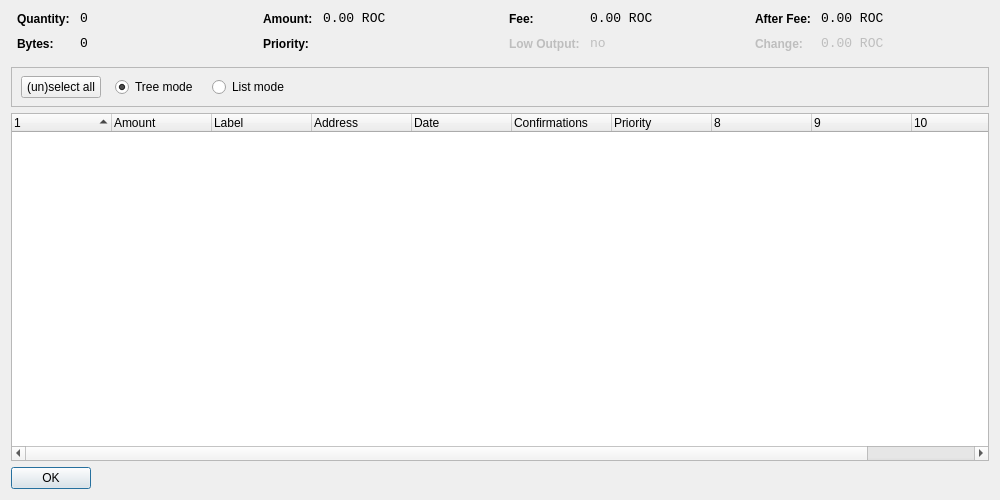
<?xml version="1.0" encoding="UTF-8"?>
<ui version="4.0">
 <class>CoinControlDialog</class>
 <widget class="QDialog" name="CoinControlDialog">
  <property name="geometry">
   <rect>
    <x>0</x>
    <y>0</y>
    <width>1000</width>
    <height>500</height>
   </rect>
  </property>
  <property name="windowTitle">
   <string>Coin Control</string>
  </property>
  <layout class="QVBoxLayout" name="verticalLayout">
   <item>
    <layout class="QHBoxLayout" name="horizontalLayoutTop" stretch="0,0,0,0">
     <property name="topMargin">
      <number>0</number>
     </property>
     <property name="bottomMargin">
      <number>10</number>
     </property>
     <item>
      <layout class="QFormLayout" name="formLayoutCoinControl1">
       <property name="horizontalSpacing">
        <number>10</number>
       </property>
       <property name="verticalSpacing">
        <number>10</number>
       </property>
       <property name="leftMargin">
        <number>6</number>
       </property>
       <property name="rightMargin">
        <number>6</number>
       </property>
       <item row="0" column="0">
        <widget class="QLabel" name="labelCoinControlQuantityText">
         <property name="styleSheet">
          <string notr="true">font-weight:bold;</string>
         </property>
         <property name="text">
          <string>Quantity:</string>
         </property>
        </widget>
       </item>
       <item row="0" column="1">
        <widget class="QLabel" name="labelCoinControlQuantity">
         <property name="font">
          <font>
           <family>Monospace</family>
           <pointsize>10</pointsize>
          </font>
         </property>
         <property name="cursor">
          <cursorShape>IBeamCursor</cursorShape>
         </property>
         <property name="contextMenuPolicy">
          <enum>Qt::ActionsContextMenu</enum>
         </property>
         <property name="text">
          <string notr="true">0</string>
         </property>
         <property name="textInteractionFlags">
          <set>Qt::LinksAccessibleByMouse|Qt::TextSelectableByKeyboard|Qt::TextSelectableByMouse</set>
         </property>
        </widget>
       </item>
       <item row="1" column="0">
        <widget class="QLabel" name="labelCoinControlBytesText">
         <property name="styleSheet">
          <string notr="true">font-weight:bold;</string>
         </property>
         <property name="text">
          <string>Bytes:</string>
         </property>
        </widget>
       </item>
       <item row="1" column="1">
        <widget class="QLabel" name="labelCoinControlBytes">
         <property name="font">
          <font>
           <family>Monospace</family>
           <pointsize>10</pointsize>
          </font>
         </property>
         <property name="cursor">
          <cursorShape>IBeamCursor</cursorShape>
         </property>
         <property name="contextMenuPolicy">
          <enum>Qt::ActionsContextMenu</enum>
         </property>
         <property name="text">
          <string notr="true">0</string>
         </property>
         <property name="textInteractionFlags">
          <set>Qt::LinksAccessibleByMouse|Qt::TextSelectableByKeyboard|Qt::TextSelectableByMouse</set>
         </property>
        </widget>
       </item>
      </layout>
     </item>
     <item>
      <layout class="QFormLayout" name="formLayoutCoinControl2">
       <property name="horizontalSpacing">
        <number>10</number>
       </property>
       <property name="verticalSpacing">
        <number>10</number>
       </property>
       <property name="leftMargin">
        <number>6</number>
       </property>
       <property name="rightMargin">
        <number>6</number>
       </property>
       <item row="0" column="0">
        <widget class="QLabel" name="labelCoinControlAmountText">
         <property name="styleSheet">
          <string notr="true">font-weight:bold;</string>
         </property>
         <property name="text">
          <string>Amount:</string>
         </property>
        </widget>
       </item>
       <item row="0" column="1">
        <widget class="QLabel" name="labelCoinControlAmount">
         <property name="font">
          <font>
           <family>Monospace</family>
           <pointsize>10</pointsize>
          </font>
         </property>
         <property name="cursor">
          <cursorShape>IBeamCursor</cursorShape>
         </property>
         <property name="contextMenuPolicy">
          <enum>Qt::ActionsContextMenu</enum>
         </property>
         <property name="text">
          <string notr="true">0.00 ROC</string>
         </property>
         <property name="textInteractionFlags">
          <set>Qt::LinksAccessibleByMouse|Qt::TextSelectableByKeyboard|Qt::TextSelectableByMouse</set>
         </property>
        </widget>
       </item>
       <item row="1" column="0">
        <widget class="QLabel" name="labelCoinControlPriorityText">
         <property name="styleSheet">
          <string notr="true">font-weight:bold;</string>
         </property>
         <property name="text">
          <string>Priority:</string>
         </property>
        </widget>
       </item>
       <item row="1" column="1">
        <widget class="QLabel" name="labelCoinControlPriority">
         <property name="font">
          <font>
           <family>Monospace</family>
           <pointsize>10</pointsize>
          </font>
         </property>
         <property name="cursor">
          <cursorShape>IBeamCursor</cursorShape>
         </property>
         <property name="contextMenuPolicy">
          <enum>Qt::ActionsContextMenu</enum>
         </property>
         <property name="text">
          <string/>
         </property>
         <property name="textInteractionFlags">
          <set>Qt::LinksAccessibleByMouse|Qt::TextSelectableByKeyboard|Qt::TextSelectableByMouse</set>
         </property>
        </widget>
       </item>
      </layout>
     </item>
     <item>
      <layout class="QFormLayout" name="formLayoutCoinControl3">
       <property name="horizontalSpacing">
        <number>10</number>
       </property>
       <property name="verticalSpacing">
        <number>10</number>
       </property>
       <property name="leftMargin">
        <number>6</number>
       </property>
       <property name="rightMargin">
        <number>6</number>
       </property>
       <item row="0" column="0">
        <widget class="QLabel" name="labelCoinControlFeeText">
         <property name="styleSheet">
          <string notr="true">font-weight:bold;</string>
         </property>
         <property name="text">
          <string>Fee:</string>
         </property>
        </widget>
       </item>
       <item row="0" column="1">
        <widget class="QLabel" name="labelCoinControlFee">
         <property name="font">
          <font>
           <family>Monospace</family>
           <pointsize>10</pointsize>
          </font>
         </property>
         <property name="cursor">
          <cursorShape>IBeamCursor</cursorShape>
         </property>
         <property name="contextMenuPolicy">
          <enum>Qt::ActionsContextMenu</enum>
         </property>
         <property name="text">
          <string notr="true">0.00 ROC</string>
         </property>
         <property name="textInteractionFlags">
          <set>Qt::LinksAccessibleByMouse|Qt::TextSelectableByKeyboard|Qt::TextSelectableByMouse</set>
         </property>
        </widget>
       </item>
       <item row="1" column="0">
        <widget class="QLabel" name="labelCoinControlLowOutputText">
         <property name="enabled">
          <bool>false</bool>
         </property>
         <property name="styleSheet">
          <string notr="true">font-weight:bold;</string>
         </property>
         <property name="text">
          <string>Low Output:</string>
         </property>
        </widget>
       </item>
       <item row="1" column="1">
        <widget class="QLabel" name="labelCoinControlLowOutput">
         <property name="enabled">
          <bool>false</bool>
         </property>
         <property name="font">
          <font>
           <family>Monospace</family>
           <pointsize>10</pointsize>
          </font>
         </property>
         <property name="cursor">
          <cursorShape>IBeamCursor</cursorShape>
         </property>
         <property name="contextMenuPolicy">
          <enum>Qt::ActionsContextMenu</enum>
         </property>
         <property name="text">
          <string notr="true">no</string>
         </property>
         <property name="textInteractionFlags">
          <set>Qt::LinksAccessibleByMouse|Qt::TextSelectableByKeyboard|Qt::TextSelectableByMouse</set>
         </property>
        </widget>
       </item>
      </layout>
     </item>
     <item>
      <layout class="QFormLayout" name="formLayoutCoinControl4">
       <property name="horizontalSpacing">
        <number>10</number>
       </property>
       <property name="verticalSpacing">
        <number>10</number>
       </property>
       <property name="leftMargin">
        <number>6</number>
       </property>
       <property name="rightMargin">
        <number>6</number>
       </property>
       <item row="0" column="0">
        <widget class="QLabel" name="labelCoinControlAfterFeeText">
         <property name="styleSheet">
          <string notr="true">font-weight:bold;</string>
         </property>
         <property name="text">
          <string>After Fee:</string>
         </property>
        </widget>
       </item>
       <item row="0" column="1">
        <widget class="QLabel" name="labelCoinControlAfterFee">
         <property name="font">
          <font>
           <family>Monospace</family>
           <pointsize>10</pointsize>
          </font>
         </property>
         <property name="cursor">
          <cursorShape>IBeamCursor</cursorShape>
         </property>
         <property name="contextMenuPolicy">
          <enum>Qt::ActionsContextMenu</enum>
         </property>
         <property name="text">
          <string notr="true">0.00 ROC</string>
         </property>
         <property name="textInteractionFlags">
          <set>Qt::LinksAccessibleByMouse|Qt::TextSelectableByKeyboard|Qt::TextSelectableByMouse</set>
         </property>
        </widget>
       </item>
       <item row="1" column="0">
        <widget class="QLabel" name="labelCoinControlChangeText">
         <property name="enabled">
          <bool>false</bool>
         </property>
         <property name="styleSheet">
          <string notr="true">font-weight:bold;</string>
         </property>
         <property name="text">
          <string>Change:</string>
         </property>
        </widget>
       </item>
       <item row="1" column="1">
        <widget class="QLabel" name="labelCoinControlChange">
         <property name="enabled">
          <bool>false</bool>
         </property>
         <property name="font">
          <font>
           <family>Monospace</family>
           <pointsize>10</pointsize>
          </font>
         </property>
         <property name="cursor">
          <cursorShape>IBeamCursor</cursorShape>
         </property>
         <property name="contextMenuPolicy">
          <enum>Qt::ActionsContextMenu</enum>
         </property>
         <property name="text">
          <string notr="true">0.00 ROC</string>
         </property>
         <property name="textInteractionFlags">
          <set>Qt::LinksAccessibleByMouse|Qt::TextSelectableByKeyboard|Qt::TextSelectableByMouse</set>
         </property>
        </widget>
       </item>
      </layout>
     </item>
    </layout>
   </item>
   <item>
    <widget class="QFrame" name="frame">
     <property name="minimumSize">
      <size>
       <width>0</width>
       <height>40</height>
      </size>
     </property>
     <property name="frameShape">
      <enum>QFrame::StyledPanel</enum>
     </property>
     <property name="frameShadow">
      <enum>QFrame::Sunken</enum>
     </property>
     <widget class="QWidget" name="horizontalLayoutWidget">
      <property name="geometry">
       <rect>
        <x>10</x>
        <y>0</y>
        <width>781</width>
        <height>41</height>
       </rect>
      </property>
      <layout class="QHBoxLayout" name="horizontalLayoutPanel" stretch="0,0,0,0,0">
       <property name="spacing">
        <number>14</number>
       </property>
       <item>
        <widget class="QPushButton" name="pushButtonSelectAll">
         <property name="sizePolicy">
          <sizepolicy hsizetype="Maximum" vsizetype="Fixed">
           <horstretch>0</horstretch>
           <verstretch>0</verstretch>
          </sizepolicy>
         </property>
         <property name="text">
          <string>(un)select all</string>
         </property>
        </widget>
       </item>
       <item>
        <widget class="QRadioButton" name="radioTreeMode">
         <property name="sizePolicy">
          <sizepolicy hsizetype="Maximum" vsizetype="Fixed">
           <horstretch>0</horstretch>
           <verstretch>0</verstretch>
          </sizepolicy>
         </property>
         <property name="text">
          <string>Tree mode</string>
         </property>
         <property name="checked">
          <bool>true</bool>
         </property>
        </widget>
       </item>
       <item>
        <widget class="QRadioButton" name="radioListMode">
         <property name="sizePolicy">
          <sizepolicy hsizetype="Maximum" vsizetype="Fixed">
           <horstretch>0</horstretch>
           <verstretch>0</verstretch>
          </sizepolicy>
         </property>
         <property name="text">
          <string>List mode</string>
         </property>
        </widget>
       </item>
       <item>
        <spacer name="horizontalSpacer">
         <property name="orientation">
          <enum>Qt::Horizontal</enum>
         </property>
         <property name="sizeHint" stdset="0">
          <size>
           <width>40</width>
           <height>20</height>
          </size>
         </property>
        </spacer>
       </item>
      </layout>
     </widget>
    </widget>
   </item>
   <item>
    <widget class="CoinControlTreeWidget" name="treeWidget">
     <property name="contextMenuPolicy">
      <enum>Qt::CustomContextMenu</enum>
     </property>
     <property name="sortingEnabled">
      <bool>false</bool>
     </property>
     <property name="columnCount">
      <number>11</number>
     </property>
     <attribute name="headerShowSortIndicator" stdset="0">
      <bool>true</bool>
     </attribute>
     <attribute name="headerStretchLastSection">
      <bool>false</bool>
     </attribute>
     <column>
      <property name="text">
       <string/>
      </property>
     </column>
     <column>
      <property name="text">
       <string>Amount</string>
      </property>
     </column>
     <column>
      <property name="text">
       <string>Label</string>
      </property>
     </column>
     <column>
      <property name="text">
       <string>Address</string>
      </property>
     </column>
     <column>
      <property name="text">
       <string>Date</string>
      </property>
     </column>
     <column>
      <property name="text">
       <string>Confirmations</string>
      </property>
      <property name="toolTip">
       <string>Confirmed</string>
      </property>
     </column>
     <column>
      <property name="text">
       <string>Priority</string>
      </property>
     </column>
     <column>
      <property name="text">
       <string/>
      </property>
     </column>
     <column>
      <property name="text">
       <string/>
      </property>
     </column>
     <column>
      <property name="text">
       <string/>
      </property>
     </column>
     <column>
      <property name="text">
       <string/>
      </property>
     </column>
    </widget>
   </item>
   <item>
    <widget class="QDialogButtonBox" name="buttonBox">
     <property name="sizePolicy">
      <sizepolicy hsizetype="Maximum" vsizetype="Fixed">
       <horstretch>0</horstretch>
       <verstretch>0</verstretch>
      </sizepolicy>
     </property>
     <property name="orientation">
      <enum>Qt::Horizontal</enum>
     </property>
     <property name="standardButtons">
      <set>QDialogButtonBox::Ok</set>
     </property>
    </widget>
   </item>
  </layout>
 </widget>
 <customwidgets>
  <customwidget>
   <class>CoinControlTreeWidget</class>
   <extends>QTreeWidget</extends>
   <header>coincontroltreewidget.h</header>
  </customwidget>
 </customwidgets>
 <resources/>
 <connections/>
</ui>
